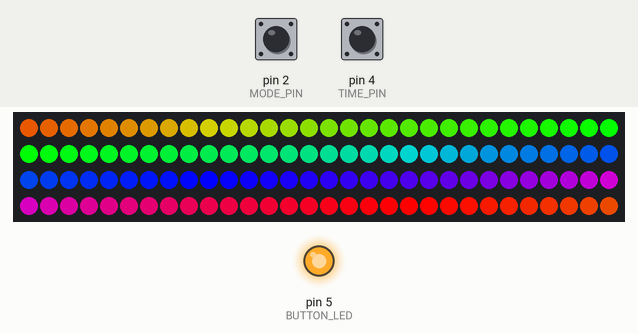
Simulated run of this sketch. Board: Arduino Uno, built with avr-gcc and run on an emulated ATmega328P. Parts: 120 RGB LEDs in strip order, left to right, continuing on the next row, output pins drawn as LEDs (lit = HIGH). The test bench sets the inputs (shaded band); at power-on: pin 2 (MODE_PIN) HIGH, pin 4 (TIME_PIN) HIGH. The local clock reads 2024-03-15 10:24:30 at power-on unless the sketch sets it; what the sketch prints to the serial monitor is not drawn.

Above: at 1.28 s.
1.3 s: pin 2 (MODE_PIN) pulled LOW for 0.15 s
At 1.49 s:
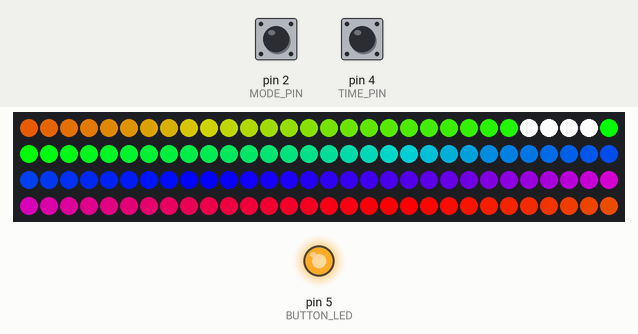
2.0 s: pin 4 (TIME_PIN) pulled LOW for 1 s
At 2.04 s:
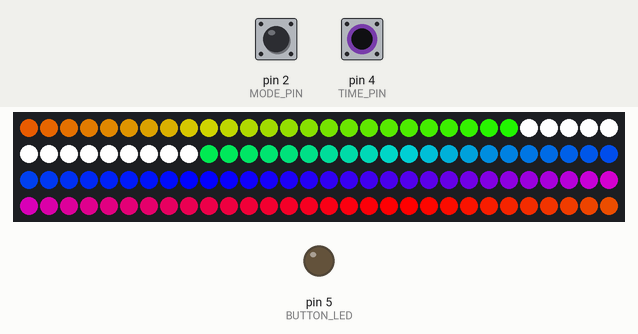
3.6 s: pin 4 (TIME_PIN) pulled LOW for 0.15 s
At 4.28 s:
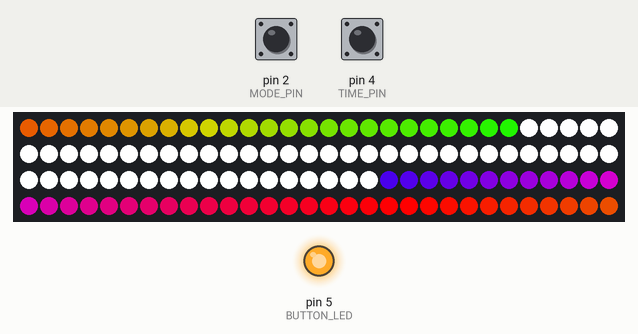
4.3 s: pin 2 (MODE_PIN) pulled LOW for 1 s
At 7.7 s:
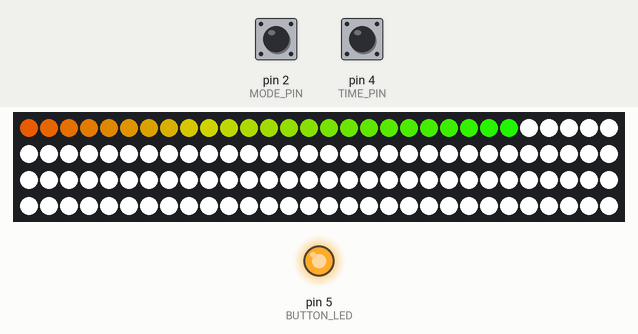
Timing chart, 0 to 9.2 s (numbered marks = the images above; inputs shaded):
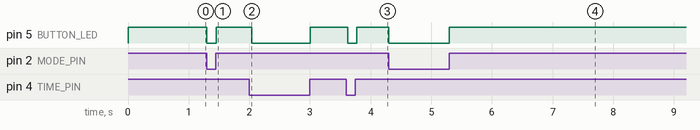

Measured:
- after the input at 1.3 s, pin 5 (BUTTON_LED): HIGH → LOW at once, → HIGH 0.15 s later; the LEDs: first change at once (image 1 shows a later state)
- after the input at 2.0 s, pin 5 (BUTTON_LED): HIGH → LOW at once, → HIGH 0.97 s later
- after the input at 3.6 s, pin 5 (BUTTON_LED): HIGH → LOW at once, → HIGH 0.15 s later
- after the input at 4.3 s, pin 5 (BUTTON_LED): HIGH → LOW at once, → HIGH 1.0 s later

The sketch:

Sketch1.ino
```cpp
/*
 Name:		Sketch1.ino
 Created:	06-Jan-18 21:47:42
 Author:	dylan
*/

#include <Wire.h>
#include <RTClib.h>
#include <Adafruit_NeoPixel.h>

RTC_DS3231 rtc;

char daysOfTheWeek[7][12] = { "Sunday", "Monday", "Tuesday", "Wednesday", "Thursday", "Friday", "Saturday" };

#define MODE_PIN     2    // Digital IO pin connected to the button.  This will be  "Blue Button"

#define TIME_PIN     4     //Digital IO pin connected to the button for time selction  "Green Button"

#define PIXEL_PIN    3    // Digital IO pin connected to the NeoPixels data pin.

#define PIXEL_COUNT 120   // Total attached pixels

#define BUTTON_LED   5   // Digital IO pin connected to the button leds pin.

// Pattern types supported: Removed  THEATER_CHASE,
enum  pattern { NONE, RAINBOW_CYCLE, COLOR_WIPE, SCANNER, FADE };
// Patern directions supported:
enum  direction { FORWARD, REVERSE };

// NeoPattern Class - derived from the Adafruit_NeoPixel class
class NeoPatterns : public Adafruit_NeoPixel
{
public:

	// Member Variables:
	pattern  ActivePattern;  // which pattern is running
	direction Direction;     // direction to run the pattern

	unsigned long Interval;   // milliseconds between updates
	unsigned long lastUpdate; // last update of position

	uint64_t Color1, Color2;  // What colors are in use
	uint16_t TotalSteps;  // total number of steps in the pattern
	uint16_t Index;  // current step within the pattern

	void(*OnComplete)();  // Callback on completion of pattern

						  // Constructor - calls base-class constructor to initialize strip
	NeoPatterns(uint16_t pixels, uint8_t pin, uint8_t type, void(*callback)())
		:Adafruit_NeoPixel(pixels, pin, type)
	{
		OnComplete = callback;
	}

	// Update the pattern
	void Update()
	{
		if ((millis() - lastUpdate) > Interval) // time to update
		{
			lastUpdate = millis();
			switch (ActivePattern)
			{
			case RAINBOW_CYCLE:
				RainbowCycleUpdate();
				break;
			//case THEATER_CHASE:
			//	TheaterChaseUpdate();
			//	break;
			case COLOR_WIPE:
				ColorWipeUpdate();
				break;
			case SCANNER:
				ScannerUpdate();
				break;
			case FADE:
				FadeUpdate();
				break;
			default:
				break;
			}
		}
	}

	// Increment the Index and reset at the end
	void Increment()
	{
		if (Direction == FORWARD)
		{
			Index++;
			if (Index >= TotalSteps)
			{
				Index = 0;
				if (OnComplete != NULL)
				{
					OnComplete(); // call the comlpetion callback
				}
			}
		}
		else // Direction == REVERSE
		{
			--Index;
			if (Index <= 0)
			{
				Index = TotalSteps - 1;
				if (OnComplete != NULL)
				{
					OnComplete(); // call the comlpetion callback
				}
			}
		}
	}

	// Reverse pattern direction
	void Reverse()
	{
		if (Direction == FORWARD)
		{
			Direction = REVERSE;
			Index = TotalSteps - 1;
		}
		else
		{
			Direction = FORWARD;
			Index = 0;
		}
	}

	// Initialize for a RainbowCycle
	void RainbowCycle(uint8_t interval, direction dir = FORWARD)
	{
		ActivePattern = RAINBOW_CYCLE;
		Interval = interval;
		TotalSteps = 255;
		Index = 0;
		Direction = dir;
	}

	// Update the Rainbow Cycle Pattern
	void RainbowCycleUpdate()
	{
		for (int i = 0; i < numPixels(); i++)
		{
			setPixelColor(i, Wheel(((i * 256 / numPixels()) + Index) & 255));
		}
		show();
		Increment();
	}

	// Initialize for a Theater Chase
	//void TheaterChase(uint32_t color1, uint32_t color2, uint8_t interval, direction dir = FORWARD)
	//{
	//	ActivePattern = THEATER_CHASE;
	//	Interval = interval;
	//	TotalSteps = numPixels();
	//	Color1 = color1;
	//	Color2 = color2;
	//	Index = 0;
	//	Direction = dir;
	//}

	//// Update the Theater Chase Pattern
	//void TheaterChaseUpdate()
	//{
	//	for (int i = 0; i < numPixels(); i++)
	//	{
	//		if ((i + Index) % 3 == 0)
	//		{
	//			setPixelColor(i, Color1);
	//		}
	//		else
	//		{
	//			setPixelColor(i, Color2);
	//		}
	//	}
	//	show();
	//	Increment();
	//}

	// Initialize for a ColorWipe
	void ColorWipe(uint32_t color, uint8_t interval, direction dir = FORWARD)
	{
		ActivePattern = COLOR_WIPE;
		Interval = interval;
		TotalSteps = numPixels();
		Color1 = color;
		Index = 0;
		Direction = dir;
	}

	// Update the Color Wipe Pattern
	void ColorWipeUpdate()
	{
		setPixelColor(Index, Color1);
		show();
		Increment();
	}

	// Initialize for a SCANNNER
	void Scanner(uint32_t color1, uint8_t interval)
	{
		ActivePattern = SCANNER;
		Interval = interval;
		TotalSteps = (numPixels() - 1) * 2;
		Color1 = color1;
		Index = 0;
	}

	// Update the Scanner Pattern
	void ScannerUpdate()
	{
		for (int i = 0; i < numPixels(); i++)
		{
			if (i == Index)  // Scan Pixel to the right
			{
				setPixelColor(i, Color1);
			}
			else if (i == TotalSteps - Index) // Scan Pixel to the left
			{
				setPixelColor(i, Color1);
			}
			else // Fading tail
			{
				setPixelColor(i, DimColor(getPixelColor(i)));
			}
		}
		show();
		Increment();
	}

	// Initialize for a Fade
	void Fade(uint32_t color1, uint32_t color2, uint16_t steps, uint8_t interval, direction dir = FORWARD)
	{
		ActivePattern = FADE;
		Interval = interval;
		TotalSteps = steps;
		Color1 = color1;
		Color2 = color2;
		Index = 0;
		Direction = dir;
	}

	// Update the Fade Pattern
	void FadeUpdate()
	{
		// Calculate linear interpolation between Color1 and Color2
		// Optimise order of operations to minimize truncation error
		uint8_t red = ((Red(Color1) * (TotalSteps - Index)) + (Red(Color2) * Index)) / TotalSteps;
		uint8_t green = ((Green(Color1) * (TotalSteps - Index)) + (Green(Color2) * Index)) / TotalSteps;
		uint8_t blue = ((Blue(Color1) * (TotalSteps - Index)) + (Blue(Color2) * Index)) / TotalSteps;

		ColorSet(Color(red, green, blue));
		show();
		Increment();
	}

	// Calculate 50% dimmed version of a color (used by ScannerUpdate)
	uint32_t DimColor(uint32_t color)
	{
		// Shift R, G and B components one bit to the right
		uint32_t dimColor = Color(Red(color) >> 1, Green(color) >> 1, Blue(color) >> 1);
		return dimColor;
	}

	// Set all pixels to a color (synchronously)
	void ColorSet(uint32_t color)
	{
		for (int i = 0; i < numPixels(); i++)
		{
			setPixelColor(i, color);
		}
		show();
	}

	// Returns the Red component of a 32-bit color
	uint8_t Red(uint32_t color)
	{
		return (color >> 16) & 0xFF;
	}

	// Returns the Green component of a 32-bit color
	uint8_t Green(uint32_t color)
	{
		return (color >> 8) & 0xFF;
	}

	// Returns the Blue component of a 32-bit color
	uint8_t Blue(uint32_t color)
	{
		return color & 0xFF;
	}

	// Input a value 0 to 255 to get a color value.
	// The colours are a transition r - g - b - back to r.
	uint32_t Wheel(byte WheelPos)
	{
		WheelPos = 255 - WheelPos;
		if (WheelPos < 85)
		{
			return Color(255 - WheelPos * 3, 0, WheelPos * 3);
		}
		else if (WheelPos < 170)
		{
			WheelPos -= 85;
			return Color(0, WheelPos * 3, 255 - WheelPos * 3);
		}
		else
		{
			WheelPos -= 170;
			return Color(WheelPos * 3, 255 - WheelPos * 3, 0);
		}
	}
};

void Strip1Complete();

// Define some NeoPatterns for the two rings and the stick
//  as well as some completion routines
NeoPatterns Strip1(PIXEL_COUNT, PIXEL_PIN, NEO_GRBW + NEO_KHZ800, &Strip1Complete);

uint32_t timeOff = 0;
uint32_t off = Strip1.Color(0, 0, 0, 0);
uint64_t full = Strip1.Color(255, 255, 255, 255);

uint32_t settime(uint32_t time, DateTime now)
{
	uint32_t timeunix = now.unixtime();
	timeunix = timeunix + time;
	return timeunix;

}

//Initializes and declairs the varables needed in loop()
int pressed1 = 0;
int pressed2 = 0;

void lightsOut()
{
	pressed1 = 0;
	pressed2 = 0;
	Strip1.ActivePattern = NONE;
	for (int i = 0; i < PIXEL_COUNT; i++)
	{
		Strip1.setPixelColor(i, off);
		Strip1.show();
	}
}

// Initialize everything and prepare to start
void setup()
{
	Serial.begin(9600);

	if (!rtc.begin())
	{
		Serial.println("Couldn't find RTC");
		while (1);
	}

	if (rtc.lostPower())
	{
		Serial.println("RTC lost power, lets set the time!");
		// following line sets the RTC to the date & time this sketch was compiled
		rtc.adjust(DateTime(F(__DATE__), F(__TIME__)));
		// This line sets the RTC with an explicit date & time, for example to set
		// January 21, 2014 at 3am you would call:
		// rtc.adjust(DateTime(2014, 1, 21, 3, 0, 0));
	}

	pinMode(MODE_PIN, INPUT_PULLUP);
	pinMode(TIME_PIN, INPUT_PULLUP);
	pinMode(BUTTON_LED, OUTPUT);
	digitalWrite(BUTTON_LED, HIGH);

	// Initialize all the pixelStrips
	Strip1.begin();
	//Strip1.show();

	// Kick off a pattern
	Strip1.RainbowCycle(3);
	Strip1.Interval = 50;
	//Ring2.RainbowCycle(3);
	// Ring2.Color1 = Ring1.Color1;
	// Stick.Scanner(Ring1.Color(255,0,0), 55);
	//Initializes and declairs the varables needed in loop()
}

// Main loop
void loop()
{
	DateTime now = rtc.now();

	// Update the rings.
	Strip1.Update();
	// Ring2.Update();
	//digitalWrite(BUTTON_LED, HIGH);

	if (now.unixtime() == timeOff)
	{
		lightsOut();
	}

	// Turn off Led Button Lights
	//if (now.hour() == )

	// Switch patterns on a button press:
	if (digitalRead(MODE_PIN) == LOW) // Button #1 pressed
	{
		Strip1.ActivePattern = COLOR_WIPE;
		//Strip1.ColorWipe();
		Strip1.Color1 = (Strip1.Color(0, 0, 0, 255));
		//Strip1.Interval = 50;

		//Strip1.ActivePattern = SCANNER;
		////Strip1.ColorWipe();
		//Strip1.Color1 = (Strip1.Color(0, 0, 0, 255));
		//Strip1.Interval = 50;

		//Strip1.ColorSet(Strip1.Color(0, 0, 0, 255));
		digitalWrite(BUTTON_LED, LOW);
	}
	else if (digitalRead(TIME_PIN) == LOW) // Button #2 pressed
	{
		++pressed2;
		switch (pressed2)
		{
		case 1:
			timeOff = settime(25, now);  //1 minute
			delay(15);
			break;
		case 2:
			timeOff = settime(30, now);   //5 minutes
			delay(15);
			break;
		case 3:
			timeOff = settime(35, now);   //10 minutes
			delay(15);
			break;
		case 4:
			timeOff = settime(40, now);  // 1 hour
			delay(15);
			break;
		}
		delay(20);
		Serial.print(pressed2);
		digitalWrite(BUTTON_LED, LOW);
		// Switch to alternating color wipes on Rings1 and 2
		//Strip1.ActivePattern = COLOR_WIPE;
		//Strip1.setBrightness(64);
		// Ring2.ActivePattern = COLOR_WIPE;
		// Ring2.TotalSteps = Ring2.numPixels();
		// And update tbe stick
		// Stick.Update();
	}
	else // Back to normal operation
	{
		digitalWrite(BUTTON_LED, HIGH);
		//reset event
		/*if (now.unixtime() == timeOff)
		{
			lightsOut():
		}
		else

		{*/
		//Strip1.clear();

			// Restore all pattern parameters to normal values
			//Strip1.ActivePattern = RAINBOW_CYCLE;
			//Strip1.Color1 = 255, 255, 255, 0;
			//Strip1.Interval = 65;
			// Ring2.ActivePattern = RAINBOW_CYCLE;
			// Ring2.TotalSteps = 255;
			// Ring2.Interval = min(10, Ring2.Interval);
			// And update tbe stick
			// Stick.Update();
		//}
	}
}

//------------------------------------------------------------
//Completion Routines - get called on completion of a pattern
//------------------------------------------------------------

// Strip1 Completion Callback
void Strip1Complete()
{
	if (digitalRead(TIME_PIN) == LOW)  // Button #2 pressed
	{
		// Alternate color-wipe patterns with Ring2
		// Ring2.Interval = 40;
		//Strip1.Color1 = Strip1.Wheel(random(255));
		//Strip1.Interval = 20000;
	}
	else  // Retern to normal
	{
		Strip1.Reverse();
	}
}


//uint32_t red = strip.Color(255, 0, 0, 0);
//uint32_t orange = strip.Color(255, 165, 0, 0);
//uint32_t yellow = strip.Color(255, 255, 0, 0);
//uint32_t green = strip.Color(0, 128, 0, 0);
//uint32_t blue = strip.Color(0, 0, 255, 0);
//uint32_t purple = strip.Color(128, 0, 128, 0);
//
//red;
//strip.show();

// Red 255, 0, 0, 0
// Orange 255, 165, 0, 0
// Yellow 255, 255, 0, 0
// Green 0, 128, 0, 0
// Blue 0, 0, 255, 0
// Purple 128, 0, 128, 0
```
